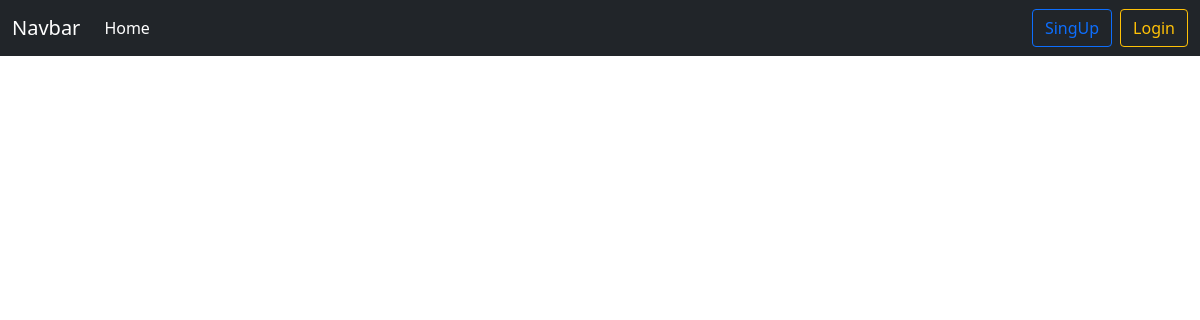
Before: /profile/ with the older database file.
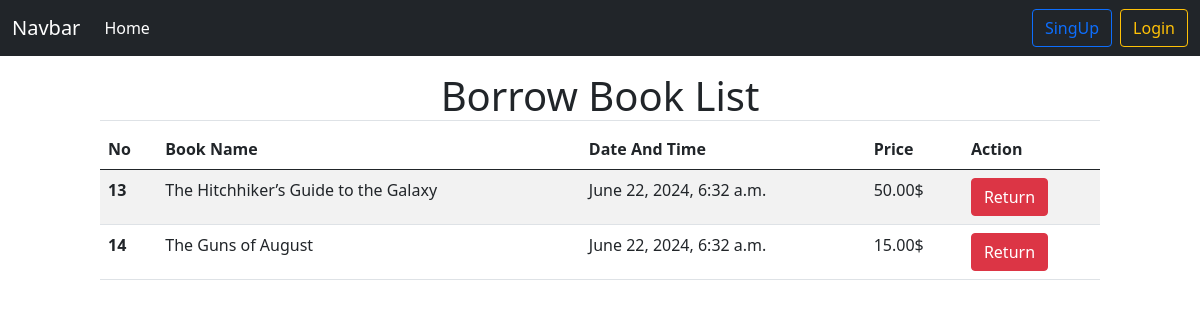
After: the same page with the newer database file.
### Books/models.py (models this page shows, shortened)
class BookBorrow(models.Model):
    date = models.DateTimeField(auto_now_add=True)
    borrower = models.ForeignKey(User,on_delete=models.CASCADE)
    book = models.ForeignKey(BookModel,on_delete=models.CASCADE)

class BookModel(models.Model):
    name = models.CharField(max_length=100)
    image = models.ImageField(upload_to='Media/',blank=True)
    description = models.TextField()
    borrowingPrice = models.DecimalField(decimal_places=2,max_digits=5)
    category = models.ForeignKey(CategoryModel,on_delete=models.CASCADE)

### Core/views.py (the view)
# urls.py: path('profile/',BookBorrowView,name='profile'),
def BookBorrowView(request):
    books = BookBorrow.objects.all()
    return render(request,'profile.html',{'books':books})

### templates/profile.html
{% extends "base.html" %}
{% block content %}
{% if books %}
<div class="col-10 mx-auto my-3">
    <h1 class="text-center border-bottom">Borrow Book List</h1>
    <table class="table table-striped">
        <thead>
          <tr>
            <th scope="col">No</th>
            <th scope="col">Book Name</th>
            <th scope="col">Date And Time</th>
            <th scope="col">Price</th>
            <th scope="col">Action</th>
          </tr>
        </thead>
        <tbody>
          {% for book in books %}
          <tr>
            <th scope="row">{{book.id}}</th>
            <td>{{book.book.name}}</td>
            <td>{{book.date}}</td>
            <td>{{book.book.borrowingPrice}}$</td>
            <td><a class="btn btn-danger" href={% url "returnbook" book.id %}>Return</a></td>
          </tr>
          {% endfor %}
        </tbody>
    </table>
</div>
{% endif %}
{% endblock content %}

Changed rows visible on the page:
added BookBorrow: id "13", book.name "The Hitchhiker’s Guide to the Galaxy", date "June 22, 2024, 6:32 a.m.", book.borrowingPrice "50.00"
added BookBorrow: id "14", book.name "The Guns of August", date "June 22, 2024, 6:32 a.m.", book.borrowingPrice "15.00"
Other visible differences:
text now shown: "Borrow Book List No Book Name Date And Time Price Action"
